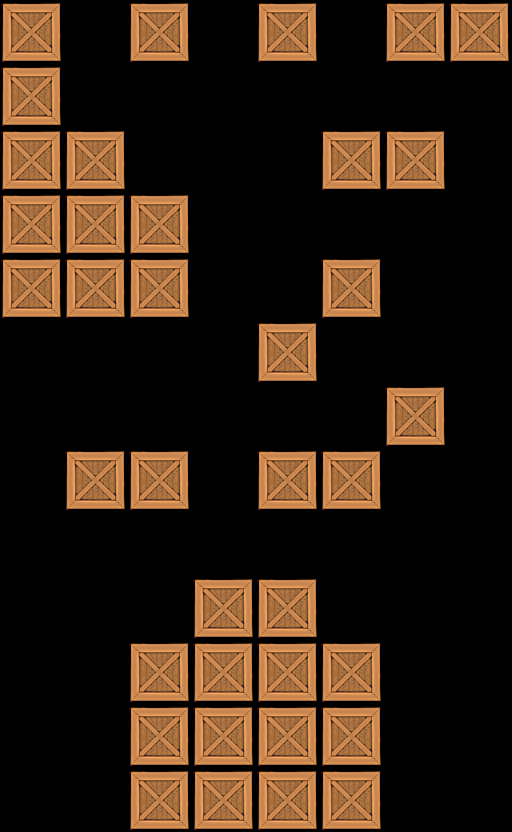

Tiled map render using the project's own tile images. Description and the map definition, with tile-layer contents summarised, below:
An orthogonal 8x13 tile map with 64x64 px tiles, 1 tile layer (Tile Layer 1).

<map version="1.0" orientation="orthogonal" width="8" height="13" tilewidth="64" tileheight="64">
 <tileset firstgid="1" name="crate" tilewidth="64" tileheight="64">
  <image source="../../crate5.png" width="64" height="64" />
 </tileset>
 <layer name="Tile Layer 1" width="8" height="13">
  <data>[104 cells, 37 non-empty, 1 distinct tile ids]</data>
 </layer>
</map>
